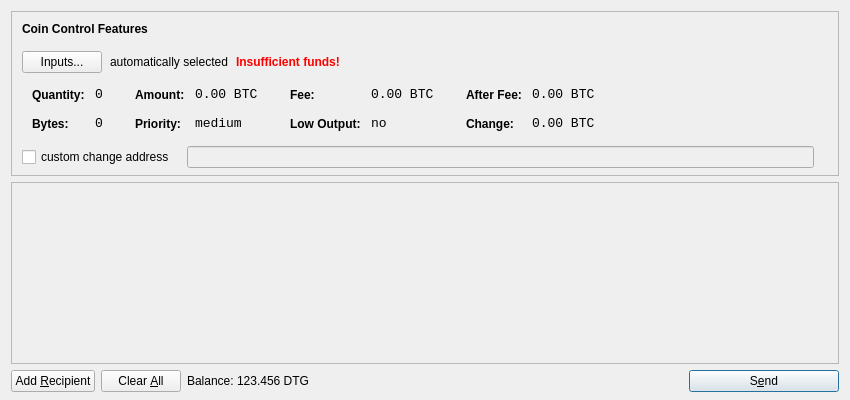
<?xml version="1.0" encoding="UTF-8"?>
<ui version="4.0">
 <class>SendCoinsDialog</class>
 <widget class="QDialog" name="SendCoinsDialog">
  <property name="geometry">
   <rect>
    <x>0</x>
    <y>0</y>
    <width>850</width>
    <height>400</height>
   </rect>
  </property>
  <property name="windowTitle">
   <string>Send Coins</string>
  </property>
  <layout class="QVBoxLayout" name="verticalLayout" stretch="0,1,0">
   <property name="bottomMargin">
    <number>8</number>
   </property>
   <item>
    <widget class="QFrame" name="frameCoinControl">
     <property name="sizePolicy">
      <sizepolicy hsizetype="Expanding" vsizetype="Expanding">
       <horstretch>0</horstretch>
       <verstretch>0</verstretch>
      </sizepolicy>
     </property>
     <property name="maximumSize">
      <size>
       <width>16777215</width>
       <height>16777215</height>
      </size>
     </property>
     <property name="frameShape">
      <enum>QFrame::StyledPanel</enum>
     </property>
     <property name="frameShadow">
      <enum>QFrame::Sunken</enum>
     </property>
     <layout class="QVBoxLayout" name="verticalLayoutCoinControl2">
      <property name="spacing">
       <number>-1</number>
      </property>
      <property name="leftMargin">
       <number>0</number>
      </property>
      <property name="topMargin">
       <number>0</number>
      </property>
      <property name="rightMargin">
       <number>0</number>
      </property>
      <property name="bottomMargin">
       <number>6</number>
      </property>
      <item>
       <layout class="QVBoxLayout" name="verticalLayoutCoinControl" stretch="0,0,0,0,1">
        <property name="spacing">
         <number>0</number>
        </property>
        <property name="leftMargin">
         <number>10</number>
        </property>
        <property name="topMargin">
         <number>10</number>
        </property>
        <item>
         <layout class="QHBoxLayout" name="horizontalLayoutCoinControl1">
          <property name="bottomMargin">
           <number>15</number>
          </property>
          <item>
           <widget class="QLabel" name="labelCoinControlFeatures">
            <property name="sizePolicy">
             <sizepolicy hsizetype="Preferred" vsizetype="Maximum">
              <horstretch>0</horstretch>
              <verstretch>0</verstretch>
             </sizepolicy>
            </property>
            <property name="font">
             <font>
              <weight>75</weight>
              <bold>true</bold>
             </font>
            </property>
            <property name="styleSheet">
             <string notr="true">font-weight:bold;</string>
            </property>
            <property name="text">
             <string>Coin Control Features</string>
            </property>
           </widget>
          </item>
         </layout>
        </item>
        <item>
         <layout class="QHBoxLayout" name="horizontalLayoutCoinControl2" stretch="0,0,0,0">
          <property name="spacing">
           <number>8</number>
          </property>
          <property name="bottomMargin">
           <number>10</number>
          </property>
          <item>
           <widget class="QPushButton" name="pushButtonCoinControl">
            <property name="styleSheet">
             <string notr="true"/>
            </property>
            <property name="text">
             <string>Inputs...</string>
            </property>
           </widget>
          </item>
          <item>
           <widget class="QLabel" name="labelCoinControlAutomaticallySelected">
            <property name="text">
             <string>automatically selected</string>
            </property>
            <property name="margin">
             <number>5</number>
            </property>
           </widget>
          </item>
          <item>
           <widget class="QLabel" name="labelCoinControlInsuffFunds">
            <property name="font">
             <font>
              <weight>75</weight>
              <bold>true</bold>
             </font>
            </property>
            <property name="styleSheet">
             <string notr="true">color:red;font-weight:bold;</string>
            </property>
            <property name="text">
             <string>Insufficient funds!</string>
            </property>
            <property name="margin">
             <number>5</number>
            </property>
           </widget>
          </item>
          <item>
           <spacer name="horizontalSpacerCoinControl">
            <property name="orientation">
             <enum>Qt::Horizontal</enum>
            </property>
            <property name="sizeHint" stdset="0">
             <size>
              <width>40</width>
              <height>1</height>
             </size>
            </property>
           </spacer>
          </item>
         </layout>
        </item>
        <item>
         <widget class="QWidget" name="widgetCoinControl" native="true">
          <property name="sizePolicy">
           <sizepolicy hsizetype="Preferred" vsizetype="Preferred">
            <horstretch>0</horstretch>
            <verstretch>0</verstretch>
           </sizepolicy>
          </property>
          <property name="minimumSize">
           <size>
            <width>0</width>
            <height>0</height>
           </size>
          </property>
          <property name="styleSheet">
           <string notr="true"/>
          </property>
          <layout class="QHBoxLayout" name="horizontalLayoutCoinControl5">
           <property name="margin">
            <number>0</number>
           </property>
           <item>
            <layout class="QHBoxLayout" name="horizontalLayoutCoinControl3" stretch="0,0,0,1">
             <property name="spacing">
              <number>20</number>
             </property>
             <property name="topMargin">
              <number>0</number>
             </property>
             <property name="bottomMargin">
              <number>10</number>
             </property>
             <item>
              <layout class="QFormLayout" name="formLayoutCoinControl1">
               <property name="horizontalSpacing">
                <number>10</number>
               </property>
               <property name="verticalSpacing">
                <number>14</number>
               </property>
               <property name="leftMargin">
                <number>10</number>
               </property>
               <property name="topMargin">
                <number>4</number>
               </property>
               <property name="rightMargin">
                <number>6</number>
               </property>
               <item row="0" column="0">
                <widget class="QLabel" name="labelCoinControlQuantityText">
                 <property name="styleSheet">
                  <string notr="true">font-weight:bold;</string>
                 </property>
                 <property name="text">
                  <string>Quantity:</string>
                 </property>
                 <property name="margin">
                  <number>0</number>
                 </property>
                </widget>
               </item>
               <item row="0" column="1">
                <widget class="QLabel" name="labelCoinControlQuantity">
                 <property name="font">
                  <font>
                   <family>Monospace</family>
                   <pointsize>10</pointsize>
                  </font>
                 </property>
                 <property name="cursor">
                  <cursorShape>IBeamCursor</cursorShape>
                 </property>
                 <property name="contextMenuPolicy">
                  <enum>Qt::ActionsContextMenu</enum>
                 </property>
                 <property name="text">
                  <string notr="true">0</string>
                 </property>
                 <property name="margin">
                  <number>0</number>
                 </property>
                 <property name="textInteractionFlags">
                  <set>Qt::LinksAccessibleByMouse|Qt::TextSelectableByKeyboard|Qt::TextSelectableByMouse</set>
                 </property>
                </widget>
               </item>
               <item row="1" column="0">
                <widget class="QLabel" name="labelCoinControlBytesText">
                 <property name="styleSheet">
                  <string notr="true">font-weight:bold;</string>
                 </property>
                 <property name="text">
                  <string>Bytes:</string>
                 </property>
                </widget>
               </item>
               <item row="1" column="1">
                <widget class="QLabel" name="labelCoinControlBytes">
                 <property name="font">
                  <font>
                   <family>Monospace</family>
                   <pointsize>10</pointsize>
                  </font>
                 </property>
                 <property name="cursor">
                  <cursorShape>IBeamCursor</cursorShape>
                 </property>
                 <property name="contextMenuPolicy">
                  <enum>Qt::ActionsContextMenu</enum>
                 </property>
                 <property name="text">
                  <string notr="true">0</string>
                 </property>
                 <property name="textInteractionFlags">
                  <set>Qt::LinksAccessibleByMouse|Qt::TextSelectableByKeyboard|Qt::TextSelectableByMouse</set>
                 </property>
                </widget>
               </item>
              </layout>
             </item>
             <item>
              <layout class="QFormLayout" name="formLayoutCoinControl2">
               <property name="horizontalSpacing">
                <number>10</number>
               </property>
               <property name="verticalSpacing">
                <number>14</number>
               </property>
               <property name="leftMargin">
                <number>6</number>
               </property>
               <property name="topMargin">
                <number>4</number>
               </property>
               <property name="rightMargin">
                <number>6</number>
               </property>
               <item row="0" column="0">
                <widget class="QLabel" name="labelCoinControlAmountText">
                 <property name="styleSheet">
                  <string notr="true">font-weight:bold;</string>
                 </property>
                 <property name="text">
                  <string>Amount:</string>
                 </property>
                 <property name="margin">
                  <number>0</number>
                 </property>
                </widget>
               </item>
               <item row="0" column="1">
                <widget class="QLabel" name="labelCoinControlAmount">
                 <property name="font">
                  <font>
                   <family>Monospace</family>
                   <pointsize>10</pointsize>
                  </font>
                 </property>
                 <property name="cursor">
                  <cursorShape>IBeamCursor</cursorShape>
                 </property>
                 <property name="contextMenuPolicy">
                  <enum>Qt::ActionsContextMenu</enum>
                 </property>
                 <property name="text">
                  <string notr="true">0.00 BTC</string>
                 </property>
                 <property name="textInteractionFlags">
                  <set>Qt::LinksAccessibleByMouse|Qt::TextSelectableByKeyboard|Qt::TextSelectableByMouse</set>
                 </property>
                </widget>
               </item>
               <item row="1" column="0">
                <widget class="QLabel" name="labelCoinControlPriorityText">
                 <property name="styleSheet">
                  <string notr="true">font-weight:bold;</string>
                 </property>
                 <property name="text">
                  <string>Priority:</string>
                 </property>
                </widget>
               </item>
               <item row="1" column="1">
                <widget class="QLabel" name="labelCoinControlPriority">
                 <property name="font">
                  <font>
                   <family>Monospace</family>
                   <pointsize>10</pointsize>
                  </font>
                 </property>
                 <property name="cursor">
                  <cursorShape>IBeamCursor</cursorShape>
                 </property>
                 <property name="contextMenuPolicy">
                  <enum>Qt::ActionsContextMenu</enum>
                 </property>
                 <property name="text">
                  <string>medium</string>
                 </property>
                 <property name="textInteractionFlags">
                  <set>Qt::LinksAccessibleByMouse|Qt::TextSelectableByKeyboard|Qt::TextSelectableByMouse</set>
                 </property>
                </widget>
               </item>
              </layout>
             </item>
             <item>
              <layout class="QFormLayout" name="formLayoutCoinControl3">
               <property name="horizontalSpacing">
                <number>10</number>
               </property>
               <property name="verticalSpacing">
                <number>14</number>
               </property>
               <property name="leftMargin">
                <number>6</number>
               </property>
               <property name="topMargin">
                <number>4</number>
               </property>
               <property name="rightMargin">
                <number>6</number>
               </property>
               <item row="0" column="0">
                <widget class="QLabel" name="labelCoinControlFeeText">
                 <property name="styleSheet">
                  <string notr="true">font-weight:bold;</string>
                 </property>
                 <property name="text">
                  <string>Fee:</string>
                 </property>
                 <property name="margin">
                  <number>0</number>
                 </property>
                </widget>
               </item>
               <item row="0" column="1">
                <widget class="QLabel" name="labelCoinControlFee">
                 <property name="font">
                  <font>
                   <family>Monospace</family>
                   <pointsize>10</pointsize>
                  </font>
                 </property>
                 <property name="cursor">
                  <cursorShape>IBeamCursor</cursorShape>
                 </property>
                 <property name="contextMenuPolicy">
                  <enum>Qt::ActionsContextMenu</enum>
                 </property>
                 <property name="text">
                  <string notr="true">0.00 BTC</string>
                 </property>
                 <property name="textInteractionFlags">
                  <set>Qt::LinksAccessibleByMouse|Qt::TextSelectableByKeyboard|Qt::TextSelectableByMouse</set>
                 </property>
                </widget>
               </item>
               <item row="1" column="0">
                <widget class="QLabel" name="labelCoinControlLowOutputText">
                 <property name="styleSheet">
                  <string notr="true">font-weight:bold;</string>
                 </property>
                 <property name="text">
                  <string>Low Output:</string>
                 </property>
                </widget>
               </item>
               <item row="1" column="1">
                <widget class="QLabel" name="labelCoinControlLowOutput">
                 <property name="font">
                  <font>
                   <family>Monospace</family>
                   <pointsize>10</pointsize>
                  </font>
                 </property>
                 <property name="cursor">
                  <cursorShape>IBeamCursor</cursorShape>
                 </property>
                 <property name="contextMenuPolicy">
                  <enum>Qt::ActionsContextMenu</enum>
                 </property>
                 <property name="text">
                  <string>no</string>
                 </property>
                 <property name="textInteractionFlags">
                  <set>Qt::LinksAccessibleByMouse|Qt::TextSelectableByKeyboard|Qt::TextSelectableByMouse</set>
                 </property>
                </widget>
               </item>
              </layout>
             </item>
             <item>
              <layout class="QFormLayout" name="formLayoutCoinControl4">
               <property name="horizontalSpacing">
                <number>10</number>
               </property>
               <property name="verticalSpacing">
                <number>14</number>
               </property>
               <property name="leftMargin">
                <number>6</number>
               </property>
               <property name="topMargin">
                <number>4</number>
               </property>
               <property name="rightMargin">
                <number>6</number>
               </property>
               <item row="0" column="0">
                <widget class="QLabel" name="labelCoinControlAfterFeeText">
                 <property name="styleSheet">
                  <string notr="true">font-weight:bold;</string>
                 </property>
                 <property name="text">
                  <string>After Fee:</string>
                 </property>
                 <property name="margin">
                  <number>0</number>
                 </property>
                </widget>
               </item>
               <item row="0" column="1">
                <widget class="QLabel" name="labelCoinControlAfterFee">
                 <property name="font">
                  <font>
                   <family>Monospace</family>
                   <pointsize>10</pointsize>
                  </font>
                 </property>
                 <property name="cursor">
                  <cursorShape>IBeamCursor</cursorShape>
                 </property>
                 <property name="contextMenuPolicy">
                  <enum>Qt::ActionsContextMenu</enum>
                 </property>
                 <property name="text">
                  <string notr="true">0.00 BTC</string>
                 </property>
                 <property name="textInteractionFlags">
                  <set>Qt::LinksAccessibleByMouse|Qt::TextSelectableByKeyboard|Qt::TextSelectableByMouse</set>
                 </property>
                </widget>
               </item>
               <item row="1" column="0">
                <widget class="QLabel" name="labelCoinControlChangeText">
                 <property name="styleSheet">
                  <string notr="true">font-weight:bold;</string>
                 </property>
                 <property name="text">
                  <string>Change:</string>
                 </property>
                </widget>
               </item>
               <item row="1" column="1">
                <widget class="QLabel" name="labelCoinControlChange">
                 <property name="font">
                  <font>
                   <family>Monospace</family>
                   <pointsize>10</pointsize>
                  </font>
                 </property>
                 <property name="cursor">
                  <cursorShape>IBeamCursor</cursorShape>
                 </property>
                 <property name="contextMenuPolicy">
                  <enum>Qt::ActionsContextMenu</enum>
                 </property>
                 <property name="text">
                  <string notr="true">0.00 BTC</string>
                 </property>
                 <property name="textInteractionFlags">
                  <set>Qt::LinksAccessibleByMouse|Qt::TextSelectableByKeyboard|Qt::TextSelectableByMouse</set>
                 </property>
                </widget>
               </item>
              </layout>
             </item>
            </layout>
           </item>
          </layout>
         </widget>
        </item>
        <item>
         <layout class="QHBoxLayout" name="horizontalLayoutCoinControl4" stretch="0,0,0">
          <property name="spacing">
           <number>12</number>
          </property>
          <property name="sizeConstraint">
           <enum>QLayout::SetDefaultConstraint</enum>
          </property>
          <property name="topMargin">
           <number>5</number>
          </property>
          <property name="rightMargin">
           <number>5</number>
          </property>
          <item>
           <widget class="QCheckBox" name="checkBoxCoinControlChange">
            <property name="text">
             <string>custom change address</string>
            </property>
           </widget>
          </item>
          <item>
           <widget class="QLineEdit" name="lineEditCoinControlChange">
            <property name="enabled">
             <bool>false</bool>
            </property>
            <property name="sizePolicy">
             <sizepolicy hsizetype="Expanding" vsizetype="Fixed">
              <horstretch>0</horstretch>
              <verstretch>0</verstretch>
             </sizepolicy>
            </property>
           </widget>
          </item>
          <item>
           <widget class="QLabel" name="labelCoinControlChangeLabel">
            <property name="sizePolicy">
             <sizepolicy hsizetype="Preferred" vsizetype="Expanding">
              <horstretch>0</horstretch>
              <verstretch>0</verstretch>
             </sizepolicy>
            </property>
            <property name="minimumSize">
             <size>
              <width>0</width>
              <height>0</height>
             </size>
            </property>
            <property name="text">
             <string/>
            </property>
            <property name="margin">
             <number>3</number>
            </property>
           </widget>
          </item>
         </layout>
        </item>
        <item>
         <spacer name="verticalSpacerCoinControl">
          <property name="orientation">
           <enum>Qt::Vertical</enum>
          </property>
          <property name="sizeHint" stdset="0">
           <size>
            <width>800</width>
            <height>1</height>
           </size>
          </property>
         </spacer>
        </item>
       </layout>
      </item>
     </layout>
    </widget>
   </item>
   <item>
    <widget class="QScrollArea" name="scrollArea">
     <property name="widgetResizable">
      <bool>true</bool>
     </property>
     <widget class="QWidget" name="scrollAreaWidgetContents">
      <property name="geometry">
       <rect>
        <x>0</x>
        <y>0</y>
        <width>830</width>
        <height>165</height>
       </rect>
      </property>
      <layout class="QVBoxLayout" name="verticalLayout_2">
       <property name="margin">
        <number>0</number>
       </property>
       <item>
        <layout class="QVBoxLayout" name="entries">
         <property name="spacing">
          <number>6</number>
         </property>
        </layout>
       </item>
       <item>
        <spacer name="verticalSpacer">
         <property name="orientation">
          <enum>Qt::Vertical</enum>
         </property>
         <property name="sizeHint" stdset="0">
          <size>
           <width>20</width>
           <height>40</height>
          </size>
         </property>
        </spacer>
       </item>
      </layout>
     </widget>
    </widget>
   </item>
   <item>
    <layout class="QHBoxLayout" name="horizontalLayout">
     <item>
      <widget class="QPushButton" name="addButton">
       <property name="toolTip">
        <string>Send to multiple recipients at once</string>
       </property>
       <property name="text">
        <string>Add &amp;Recipient</string>
       </property>
       <property name="icon">
        <iconset resource="../bitcoin.qrc">
         <normaloff>:/icons/add</normaloff>:/icons/add</iconset>
       </property>
       <property name="autoDefault">
        <bool>false</bool>
       </property>
      </widget>
     </item>
     <item>
      <widget class="QPushButton" name="clearButton">
       <property name="sizePolicy">
        <sizepolicy hsizetype="Minimum" vsizetype="Fixed">
         <horstretch>0</horstretch>
         <verstretch>0</verstretch>
        </sizepolicy>
       </property>
       <property name="toolTip">
        <string>Remove all transaction fields</string>
       </property>
       <property name="text">
        <string>Clear &amp;All</string>
       </property>
       <property name="icon">
        <iconset resource="../bitcoin.qrc">
         <normaloff>:/icons/remove</normaloff>:/icons/remove</iconset>
       </property>
       <property name="autoRepeatDelay">
        <number>300</number>
       </property>
       <property name="autoDefault">
        <bool>false</bool>
       </property>
      </widget>
     </item>
     <item>
      <layout class="QHBoxLayout" name="horizontalLayout_2">
       <property name="spacing">
        <number>3</number>
       </property>
       <item>
        <widget class="QLabel" name="label">
         <property name="text">
          <string>Balance:</string>
         </property>
        </widget>
       </item>
       <item>
        <widget class="QLabel" name="labelBalance">
         <property name="cursor">
          <cursorShape>IBeamCursor</cursorShape>
         </property>
         <property name="text">
          <string>123.456 DTG</string>
         </property>
         <property name="textInteractionFlags">
          <set>Qt::LinksAccessibleByMouse|Qt::TextSelectableByKeyboard|Qt::TextSelectableByMouse</set>
         </property>
        </widget>
       </item>
      </layout>
     </item>
     <item>
      <spacer name="horizontalSpacer">
       <property name="orientation">
        <enum>Qt::Horizontal</enum>
       </property>
       <property name="sizeHint" stdset="0">
        <size>
         <width>40</width>
         <height>20</height>
        </size>
       </property>
      </spacer>
     </item>
     <item>
      <widget class="QPushButton" name="sendButton">
       <property name="minimumSize">
        <size>
         <width>150</width>
         <height>0</height>
        </size>
       </property>
       <property name="toolTip">
        <string>Confirm the send action</string>
       </property>
       <property name="text">
        <string>S&amp;end</string>
       </property>
       <property name="icon">
        <iconset resource="../bitcoin.qrc">
         <normaloff>:/icons/send</normaloff>:/icons/send</iconset>
       </property>
       <property name="default">
        <bool>true</bool>
       </property>
      </widget>
     </item>
    </layout>
   </item>
  </layout>
 </widget>
 <resources>
  <include location="../bitcoin.qrc"/>
 </resources>
 <connections/>
</ui>
